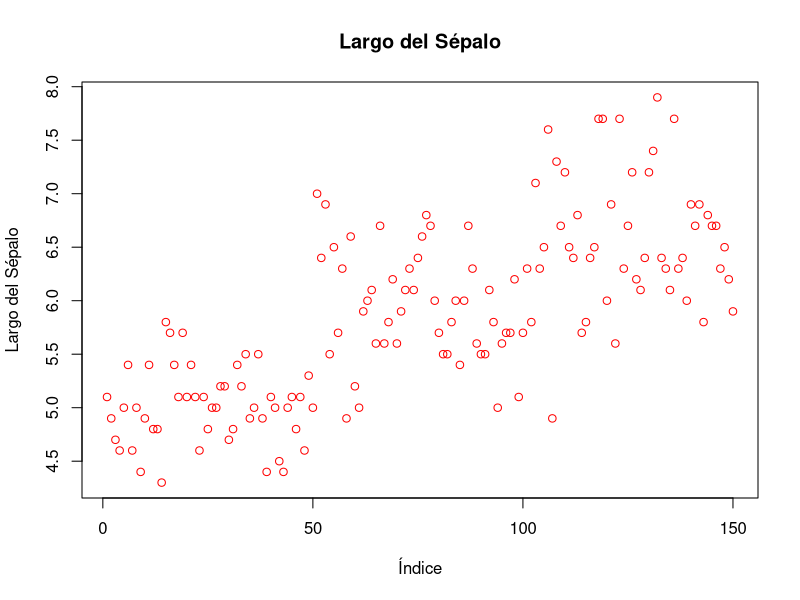
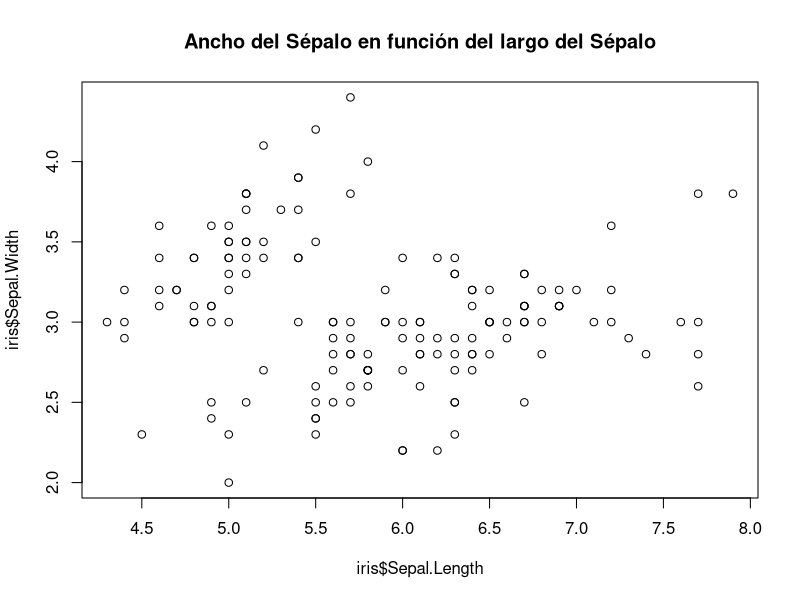
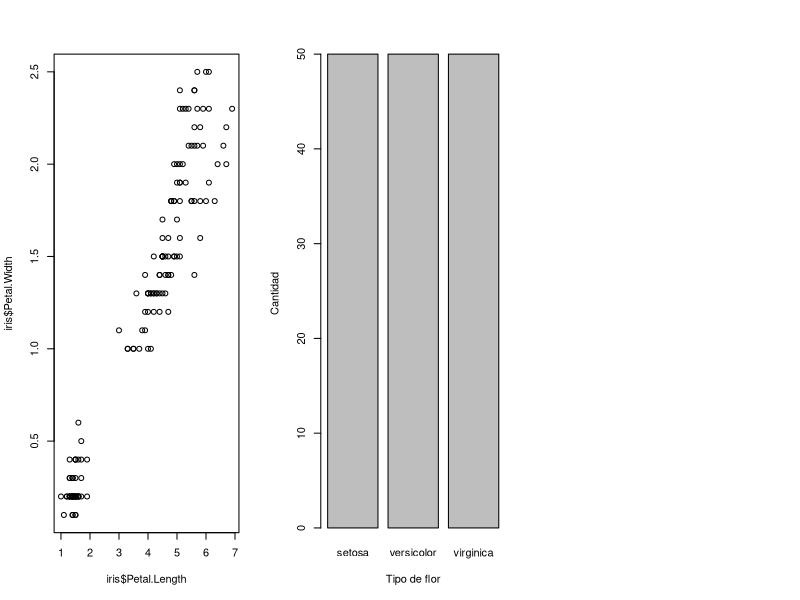

R code for these plots, in order:
data(iris)
iris

length(iris$Sepal.Length)

plot(iris$Sepal.Length, 
     ylab = "Largo del Sépalo",
     xlab = "Índice",
     col = "red",
     main = "Largo del Sépalo")

plot(iris$Sepal.Length, iris$Sepal.Width,
     main = "Ancho del Sépalo en función del largo del Sépalo")

par(mfrow = c(1,3))

plot(iris$Petal.Length, iris$Petal.Width)


table(iris$Species)
barplot(table(iris$Species),
        xlab = "Tipo de flor",
        ylab = "Cantidad")

par(mfrow = c(1,1))

